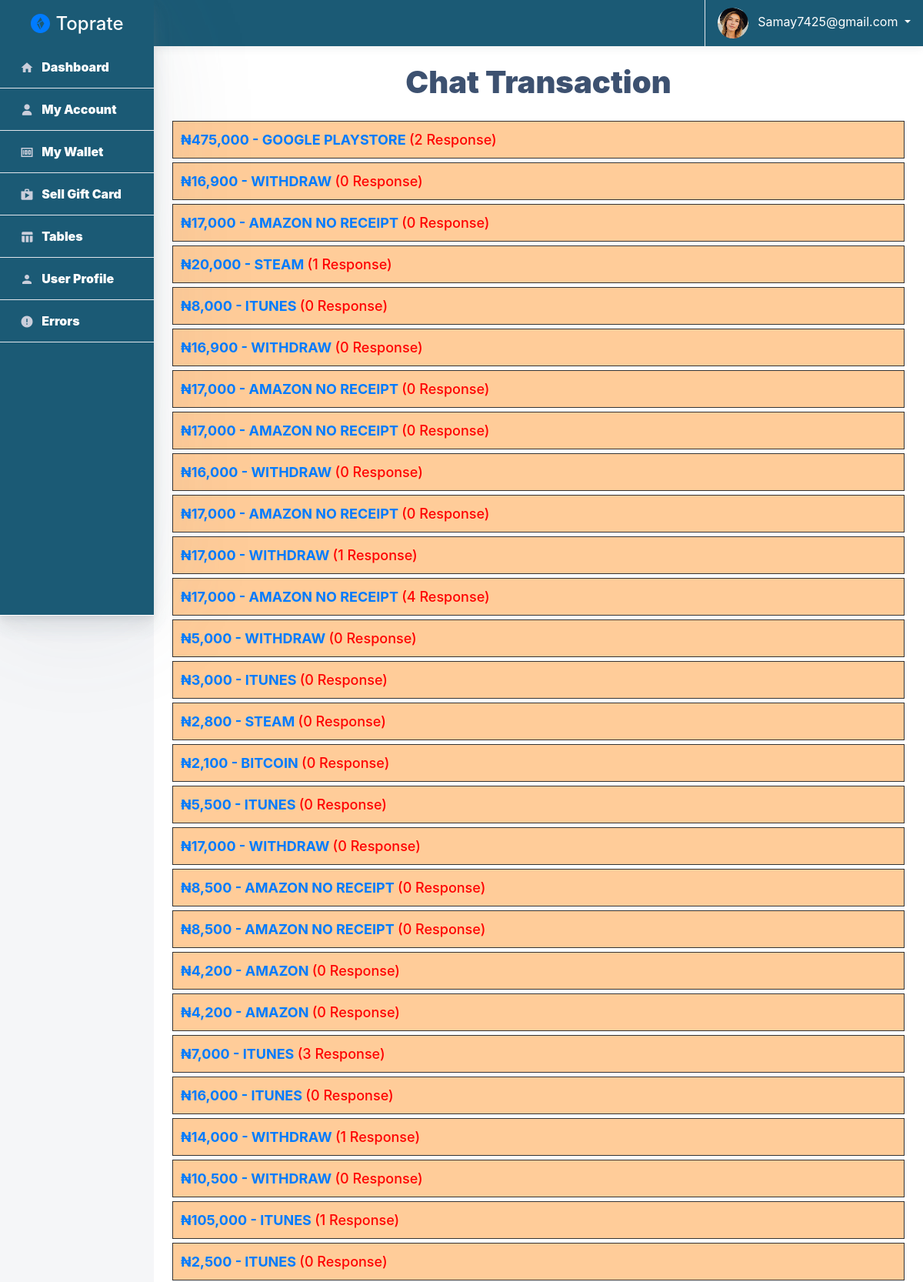
The page /stores/checkChat.php (signed in, upper part) on the database its author committed.
### tables this page shows
CREATE TABLE `chat` (
  `chatid` int(255) NOT NULL,
  `clientID` varchar(255) NOT NULL,
  `transID` varchar(255) NOT NULL,
  `content` longtext NOT NULL,
  `dateCreated` datetime NOT NULL DEFAULT current_timestamp(),
  `status` varchar(255) NOT NULL DEFAULT 'new',
  `medium` varchar(255) NOT NULL DEFAULT 'open' COMMENT 'open or closed chat ? Open is active'
);

CREATE TABLE `transactions` (
  `id` int(255) NOT NULL,
  `clientID` varchar(255) NOT NULL,
  `memberType` varchar(255) NOT NULL,
  `images` varchar(255) NOT NULL,
  `amount` varchar(255) NOT NULL COMMENT 'card value',
  `type` varchar(255) NOT NULL COMMENT 'itunes, btc, amazon',
  `status` varchar(255) NOT NULL DEFAULT 'Pending' COMMENT 'Approved, Cancelled',
  `response` varchar(255) NOT NULL,
  `txDateCreated` datetime NOT NULL DEFAULT current_timestamp(),
  `txDateApproved` datetime NOT NULL DEFAULT current_timestamp() ON UPDATE current_timestamp(),
  `dateWithdraw` varchar(255) NOT NULL
);

### config.php (called while the page is built, shortened)
<?php
class Config
{
	public $host = "localhost";
    public $db_name = "toprate";
    public $username = "root";
    public $password = "";
	public function __construct()
    {
        try
        {
            $this->con = new PDO("mysql:host=" . $this->host . ";dbname=" . $this->db_name, $this->username, $this->password);
        }
        catch(PDOException $exception)
        {
            $this->con = null;
            echo "Connection error: " . $exception->getMessage();
			die();
        }
    }
}
?>

### action.php (called while the page is built, shortened)
<?php
	require_once "config.php";
	class Action extends Config
	{
                    ?>
				<?php
		public function query($query)
		{
			$query = $this->con->prepare($query);
			return $query;
		}
		?><?php  echo "Page:   $page  - ";  if($this->PERPAGE_LIMIT * $page > $count) { echo $count; } else { echo $this->PERPAGE_LIMIT * $page; } ?> <?php echo ' out of '. $count  . ' ' . $output;
	}
?>

### stores/checkChat.php (the view, shortened to what this page needs)
<?php
require "../action.php"; $action = new Action();
$username = $_SESSION["username"];
$clientID = $action->clientID($username);
    ?>
<!doctype html>
<html class="no-js h-100" lang="en">
  <head>
    <link href="https://use.fontawesome.com/releases/v5.0.6/css/all.css" rel="stylesheet">
	<link rel="stylesheet" href="//cdn.datatables.net/1.10.19/css/jquery.dataTables.min.css" />
    <link rel="stylesheet" href="https://stackpath.bootstrapcdn.com/bootstrap/4.1.3/css/bootstrap.min.css">
    <link rel="stylesheet" id="main-stylesheet" data-version="1.1.0" href="styles/shards-dashboards.1.1.0.min.css">
    <link rel="stylesheet" href="styles/extras.1.1.0.min.css">
    <link rel="stylesheet" href="styles/styles.css">
	<link rel="stylesheet" href="https://use.fontawesome.com/0acf54d04e.css">
  </head>
  <body class="h-100">
    <div class="container-fluid">
      <div class="row">
        <aside class="main-sidebar col-12 col-md-3 col-lg-2 px-0">
          <div class="main-navbar">
            <nav class="navbar align-items-stretch navbar-light bg-white flex-md-nowrap border-bottom p-0">
              <a class="navbar-brand w-100 mr-0" href="dashboard" style="line-height: 25px;">
                <div class="d-table m-auto">
                  <img id="main-logo" class="d-inline-block align-top mr-1" style="max-width: 25px;" src="images/shards-dashboards-logo.svg" alt="Shards Dashboard">
                  <span class="d-none d-md-inline ml-1">Toprate </span>
                </div>
              </a>
            </nav>
          </div>
			<div class="nav-wrapper">
				<ul class="nav flex-column">
				  <li class="nav-item">
					<a class="nav-link" href="dashboard">
					  <i class="material-icons">home</i>
					  <span>Dashboard</span>
					</a>
				  </li>
				  <li class="nav-item">
					<a class="nav-link" href="userAccount">
					  <i class="fa fa-user"></i>
					  <span>My Account</span>
					</a>
				  </li>
				  <li class="nav-item">
					<a class="nav-link" href="wallet">
					  <i class="material-icons">money</i>
					  <span>My Wallet</span>
					</a>
				  </li>
				  <li class="nav-item">
					<a class="nav-link " href="market">
					  <i class="material-icons">shop</i>
					  <span>Sell Gift Card</span>
					</a>
				  </li>
				  <li class="nav-item">
					<a class="nav-link " href="tables.html">
					  <i class="material-icons">table_chart</i>
					  <span>Tables</span>
					</a>
				  </li>
				  <li class="nav-item">
					<a class="nav-link " href="user-profile-lite.html">
					  <i class="material-icons">person</i>
					  <span>User Profile</span>
					</a>
				  </li>
				  <li class="nav-item">
					<a class="nav-link " href="errors.html">
					  <i class="material-icons">error</i>
					  <span>Errors</span>
					</a>
				  </li>
				</ul>
			</div>
        </aside>
        <main class="main-content col-lg-10 col-md-9 col-sm-12 p-0 offset-lg-2 offset-md-3" style="background: #fff">
          <div class="main-navbar sticky-top bg-white">
            <nav class="navbar align-items-stretch navbar-light flex-md-nowrap p-0">
              <ul class="navbar-nav border-left flex-row ">
                <li class="nav-item dropdown">
                  <a class="nav-link dropdown-toggle text-nowrap px-3" data-toggle="dropdown" href="#" role="button" aria-haspopup="true" aria-expanded="false">
                    <img class="user-avatar rounded-circle mr-2" src="images/avatars/0.jpg" alt="User Avatar">
                    <span class="d-none d-md-inline-block"><?php echo ucfirst($username);?></span>
                  </a>
                </li>
              </ul>
            </nav>
          </div>
          <div class="main-content-container container-fluid px-4">
            <?php
			 if(isset($_GET["viewTrans"])) {
				$transID = $_REQUEST["id"];
				$chkTrnsID = $action->query("SELECT * FROM `chat` where transID='$transID'");
				$chkTrnsID->execute();
				$chkTrnsIDInfo = $chkTrnsID->fetch(PDO::FETCH_ASSOC);
				$gather = $action->query("select * from transactions where id='$transID'");
				$gather->execute();
				$gatherInfo = $gather->fetch(PDO::FETCH_ASSOC);
				$response = json_decode($gatherInfo["response"], true);
				?>
				<div align='center' style="margin-bottom: 5%; margin-top: 3%;">
					<h3 style="font-size: 2.5rem; font-weight: 900">Chat Transaction</h3>
				</div>
				<div style="font-weight: bolder; border: 1px solid #333; background: #FFCC99; color: #000; padding: 10px; font-size: 18px; margin-bottom: 10px; margin-top: -10px;">
					&#8358;<?php echo number_format($response["amountNaira"]) . " - " . strtoupper($gatherInfo["type"]); ?>
				</div>
			 <?php
				if(isset($_POST["btnAddComment"])) {
					$chatMsg = addslashes($_POST["AddComment"]);
					$adminName = addslashes($_POST["adminName"]);
					if(empty($chatMsg) || strlen($chatMsg) < 5) {
						echo $action->error("Chat message is empty or too short");
					} else {
						if ($_SESSION["chatAdded"] == $chatMsg . $transID . $adminName) {
							echo $action->error("Error recreating chat");
						} else {
							$gather = $action->query("insert into chatreply (adminName, transID, content) values ('$adminName', '$transID', '$chatMsg')");
							if ($gather->execute()) {
								$_SESSION["chatAdded"] = $chatMsg . $transID . $adminName;
								echo $action->success("Response added successfully");
							} else {
								echo $action->error("Error creating chat");
							}
						}
					}
				}
				$loadReply = $action->query("SELECT * FROM `chatreply` where transID='$transID' order by id desc");
				$loadReply->execute();
				while ($loadReplyInfo = $loadReply->fetch(PDO::FETCH_ASSOC)) { ?>
					<div class="msg_cell">
						<?php
						if(empty($loadReplyInfo["adminName"])) {
							echo $action->clientAccName($clientID);
						} else {
							echo $loadReplyInfo["adminName"] . " (<font color='red'>Admin</font>)";
						}?> <b>&raquo;</b> <?php echo $loadReplyInfo["content"];?>
						<br/>
						Date Created: <b><?php echo $loadReplyInfo["dateCreated"];?></b>
					</div>
				<?php } ?>
				<div class="msg_cell">
					<?php echo $action->clientAccName($chkTrnsIDInfo["clientID"]);?> <b>&raquo;</b> <?php echo $chkTrnsIDInfo["content"];?>
					<br/>
					Date Created: <b><?php echo $chkTrnsIDInfo["dateCreated"];?></b>
				</div>
			<?php
				if($gatherInfo["status"] == "Pending") { ?>
					<form method="post">
						<textarea class="form-control input-lg" placeholder="Write A Comment" name="AddComment" required></textarea> <br>
						<label for="adminName">Select Admin Name:</label> <br>
						<select name="adminName" id="adminName" class="form-control" required>
							<option value=""> -- Select Admin --</option>
							<option value="Alade Micheal">Alade Micheal</option>
							<option value="Obi Joshua">Obi Joshua</option>
							<option value="Adewuyi Cynthia">Adewuyi Cynthia</option>
							<option value="Kareem Adewale">Kareem Adewale</option>
						</select> <br>
						<button class="btn btn-success" name="btnAddComment" type="submit">
							<b><i class="fa fa-plus"></i> Add Comment</b>
						</button>
					</form>
					<?php
				} else {
					echo $action->error("Chat ended");
				}
			} else { ?>
				<div align='center' style="margin-bottom: 5%; margin-top: 3%;">
					<h3 style="font-size: 2.5rem; font-weight: 900">Chat Transaction</h3>
				</div>
			 <?php
					$checkChat = $action->query("select * from chat where status='new' and medium='open' order by chatid desc");
					$checkChat->execute();
					if ($checkChat->rowCount() == 0) {
						echo $action->error("no chat record found");
					} else {
						while ($checkChatInfo = $checkChat->fetch(PDO::FETCH_ASSOC)) {
							$transID = $checkChatInfo["transID"];
							$gather = $action->query("select * from transactions where id='$transID'");
							$gather->execute();
							$gatherInfo = $gather->fetch(PDO::FETCH_ASSOC);
							$response = json_decode($gatherInfo["response"], true);
							$checkChatR = $action->query("select * from chatreply where transID='$transID'");
							$checkChatR->execute();
							?>
							<div style="font-weight: bolder; border: 1px solid #333; background: #FFCC99; color: #000; padding: 10px; font-size: 18px; margin-bottom: 20px; margin-top: -15px">
								<a href="?viewTrans&id=<?php echo $transID; ?>">
									&#8358;<?php echo number_format($response["amountNaira"]) . " - " . strtoupper($gatherInfo["type"]) . " <font color='red'><b>(" . $checkChatR->rowCount() . " Response)</b></font>"; ?>
								</a>
							</div>
						<?php }
					}			 ?>
		  <?php }
		  require "foot.php";?>
        </main>
      </div>
    </div>
  </body>
</html>

### rows shown on the page
chat: transactions.response "475,000", transactions.type "GOOGLE PLAYSTORE", rowCount "2"
chat: transactions.response+amount "16,900", transactions.type "WITHDRAW", rowCount "0"
chat: transactions.response "17,000", transactions.type "AMAZON NO RECEIPT", rowCount "0"
chat: transactions.response "20,000", transactions.type "STEAM", rowCount "1"
chat: transactions.response "8,000", transactions.type "ITUNES", rowCount "0"
chat: transactions.response+amount "16,900", transactions.type "WITHDRAW", rowCount "0"
chat: transactions.response "17,000", transactions.type "AMAZON NO RECEIPT", rowCount "0"
chat: transactions.response "17,000", transactions.type "AMAZON NO RECEIPT", rowCount "0"
chat: transactions.response+amount "16,000", transactions.type "WITHDRAW", rowCount "0"
chat: transactions.response "17,000", transactions.type "AMAZON NO RECEIPT", rowCount "0"
chat: transactions.response+amount "17,000", transactions.type "WITHDRAW", rowCount "1"
chat: transactions.response "17,000", transactions.type "AMAZON NO RECEIPT", rowCount "4"
chat: transactions.response+amount "5,000", transactions.type "WITHDRAW", rowCount "0"
chat: transactions.response "3,000", transactions.type "ITUNES", rowCount "0"
chat: transactions.response "2,800", transactions.type "STEAM", rowCount "0"
chat: transactions.response "2,100", transactions.type "BITCOIN", rowCount "0"
chat: transactions.response "5,500", transactions.type "ITUNES", rowCount "0"
chat: transactions.response+amount "17,000", transactions.type "WITHDRAW", rowCount "0"
chat: transactions.response "8,500", transactions.type "AMAZON NO RECEIPT", rowCount "0"
chat: transactions.response "8,500", transactions.type "AMAZON NO RECEIPT", rowCount "0"
chat: transactions.response "4,200", transactions.type "AMAZON", rowCount "0"
chat: transactions.response "4,200", transactions.type "AMAZON", rowCount "0"
chat: transactions.response "7,000", transactions.type "ITUNES", rowCount "3"
chat: transactions.response "16,000", transactions.type "ITUNES", rowCount "0"
chat: transactions.response+amount "14,000", transactions.type "WITHDRAW", rowCount "1"
chat: transactions.response+amount "10,500", transactions.type "WITHDRAW", rowCount "0"
chat: transactions.response "105,000", transactions.type "ITUNES", rowCount "1"
chat: transactions.response "2,500", transactions.type "ITUNES", rowCount "0"

### other values the page prints
$username "Samay7425@gmail.com"
